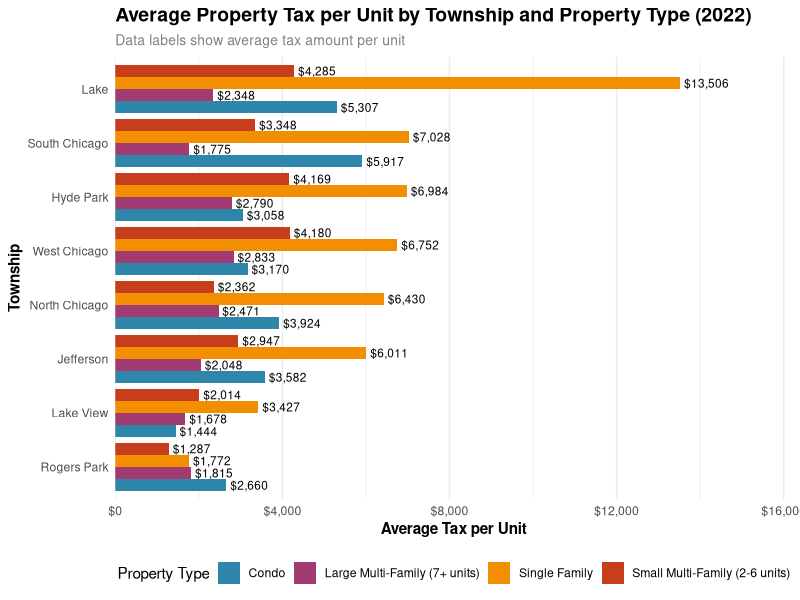
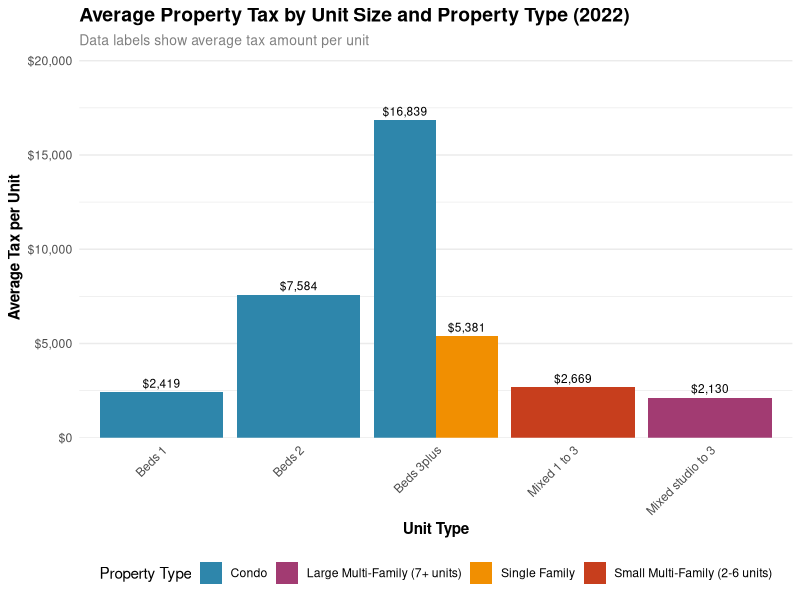
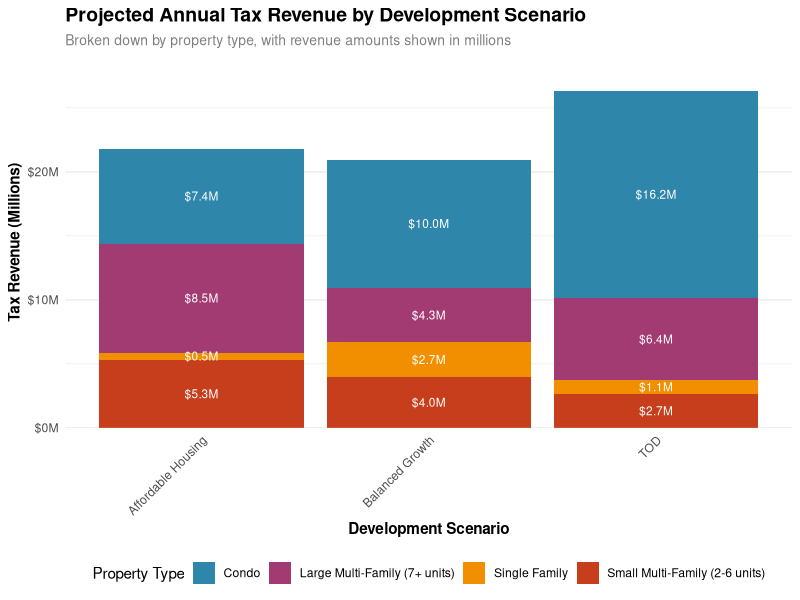

Source code (R) for these figures, in order:
## ---- chunk 1
knitr::opts_chunk$set(echo = TRUE, warning = FALSE, message = FALSE)
library(tidyverse)
library(knitr)
library(scales)
library(ggplot2)

# Helper functions for formatting
format_currency <- function(x) {
  scales::dollar(x, accuracy = 1)
}

format_number <- function(x) {
  scales::comma(x, accuracy = 1)
}

format_percent <- function(x) {
  scales::percent(x/100, accuracy = 0.1)
}

# Modern color palette
modern_palette <- c("#2E86AB", "#A23B72", "#F18F01", "#C73E1D", "#3B1F2B")
## ---- chunk 2
# Load the data
summary_data <- read.csv("property_tax_summary.csv")
bedroom_data <- read.csv("property_tax_by_bedroom.csv")
township_data <- read.csv("property_tax_by_township.csv")

# Filter for most recent year (2022)
current_summary <- summary_data %>%
  filter(year == 2022) %>%
  select(property_type, avg_tax_per_unit, avg_value_per_unit, effective_tax_rate) %>%
  # Handle NA values in effective tax rate
  mutate(effective_tax_rate = ifelse(is.na(effective_tax_rate), 
                                    avg_tax_per_unit / avg_value_per_unit * 100,
                                    effective_tax_rate))

# Create summary table
kable(current_summary %>%
  mutate(
    avg_tax_per_unit = format_currency(avg_tax_per_unit),
    avg_value_per_unit = format_currency(avg_value_per_unit),
    effective_tax_rate = format_percent(effective_tax_rate)
  ),
  col.names = c("Property Type", "Avg Tax/Unit", "Avg Value/Unit", "Effective Tax Rate"),
  caption = "2022 Property Tax Summary by Housing Type")
## ---- chunk 3
# Create township visualization with improved styling
township_plot <- township_data %>%
  filter(year == 2022) %>%
  ggplot(aes(x = reorder(township, avg_tax_per_unit), 
             y = avg_tax_per_unit, 
             fill = property_type)) +
  geom_bar(stat = "identity", 
           position = position_dodge(width = 0.9)) +
  geom_text(aes(label = scales::dollar(avg_tax_per_unit, accuracy = 1)),
            position = position_dodge(width = 0.9),
            hjust = -0.1,
            size = 3) +
  coord_flip() +
  scale_y_continuous(labels = scales::dollar_format(),
                    expand = expansion(mult = c(0, 0.2))) +
  scale_fill_manual(values = modern_palette) +
  labs(
    title = "Average Property Tax per Unit by Township and Property Type (2022)",
    subtitle = "Data labels show average tax amount per unit",
    x = "Township",
    y = "Average Tax per Unit",
    fill = "Property Type"
  ) +
  theme_minimal() +
  theme(
    plot.title = element_text(face = "bold", size = 14),
    plot.subtitle = element_text(size = 10, color = "gray50"),
    axis.title = element_text(face = "bold"),
    legend.position = "bottom",
    legend.box = "horizontal",
    panel.grid.major.y = element_blank()
  )

township_plot
## ---- chunk 4
# Create bedroom analysis visualization with improved styling
bedroom_plot <- bedroom_data %>%
  filter(year == 2022) %>%
  ggplot(aes(x = bedroom_type, 
             y = avg_tax_per_unit, 
             fill = property_type)) +
  geom_bar(stat = "identity", 
           position = position_dodge(width = 0.9)) +
  geom_text(aes(label = scales::dollar(avg_tax_per_unit, accuracy = 1)),
            position = position_dodge(width = 0.9),
            vjust = -0.5,
            size = 3) +
  scale_y_continuous(labels = scales::dollar_format(),
                    expand = expansion(mult = c(0, 0.2))) +
  scale_fill_manual(values = modern_palette) +
  labs(
    title = "Average Property Tax by Unit Size and Property Type (2022)",
    subtitle = "Data labels show average tax amount per unit",
    x = "Unit Type",
    y = "Average Tax per Unit",
    fill = "Property Type"
  ) +
  theme_minimal() +
  theme(
    plot.title = element_text(face = "bold", size = 14),
    plot.subtitle = element_text(size = 10, color = "gray50"),
    axis.title = element_text(face = "bold"),
    axis.text.x = element_text(angle = 45, hjust = 1),
    legend.position = "bottom",
    legend.box = "horizontal",
    panel.grid.major.x = element_blank()
  ) +
  scale_x_discrete(labels = function(x) {
    gsub("_", " ", str_to_title(x))
  })

bedroom_plot
## ---- chunk 5
# Get average tax rates by property and bedroom type for 2022
tax_rates <- bedroom_data %>%
  filter(year == 2022) %>%
  select(property_type, bedroom_type, avg_tax_per_unit)

# Define scenarios
scenarios <- tribble(
  ~scenario_name, ~property_type, ~bedroom_type, ~units,
  # Balanced Growth
  "Balanced Growth", "Condo", "beds_1", 1000,
  "Balanced Growth", "Condo", "beds_2", 1000,
  "Balanced Growth", "Single Family", "beds_3plus", 500,
  "Balanced Growth", "Large Multi-Family (7+ units)", "mixed_studio_to_3", 2000,
  "Balanced Growth", "Small Multi-Family (2-6 units)", "mixed_1_to_3", 1500,
  
  # Transit-Oriented Development
  "TOD", "Condo", "beds_1", 2000,
  "TOD", "Condo", "beds_2", 1500,
  "TOD", "Large Multi-Family (7+ units)", "mixed_studio_to_3", 3000,
  "TOD", "Small Multi-Family (2-6 units)", "mixed_1_to_3", 1000,
  "TOD", "Single Family", "beds_3plus", 200,
  
  # Affordable Housing Focus
  "Affordable Housing", "Condo", "beds_1", 1500,
  "Affordable Housing", "Large Multi-Family (7+ units)", "mixed_studio_to_3", 4000,
  "Affordable Housing", "Small Multi-Family (2-6 units)", "mixed_1_to_3", 2000,
  "Affordable Housing", "Condo", "beds_2", 500,
  "Affordable Housing", "Single Family", "beds_3plus", 100
)

# Calculate revenue for each scenario
scenario_results <- scenarios %>%
  left_join(tax_rates, by = c("property_type", "bedroom_type")) %>%
  mutate(tax_revenue = units * avg_tax_per_unit)

# Summarize results
scenario_summary <- scenario_results %>%
  group_by(scenario_name) %>%
  summarize(
    total_units = sum(units),
    total_revenue = sum(tax_revenue),
    revenue_per_unit = total_revenue / total_units
  )

# Display summary table
kable(scenario_summary %>%
  mutate(
    total_units = format_number(total_units),
    total_revenue = format_currency(total_revenue),
    revenue_per_unit = format_currency(revenue_per_unit)
  ),
  col.names = c("Scenario", "Total Units", "Annual Tax Revenue", "Revenue per Unit"),
  caption = "Projected Annual Tax Revenue by Development Scenario")

# Create improved scenario visualization
scenario_plot <- scenario_results %>%
  group_by(scenario_name, property_type) %>%
  summarize(tax_revenue = sum(tax_revenue)) %>%
  ggplot(aes(x = scenario_name, 
             y = tax_revenue/1e6, 
             fill = property_type)) +
  geom_bar(stat = "identity", position = "stack") +
  geom_text(aes(label = scales::dollar(tax_revenue/1e6, accuracy = 0.1, suffix = "M")),
            position = position_stack(vjust = 0.5),
            color = "white",
            size = 3) +
  scale_y_continuous(labels = scales::dollar_format(suffix = "M"),
                    expand = expansion(mult = c(0, 0.1))) +
  scale_fill_manual(values = modern_palette) +
  labs(
    title = "Projected Annual Tax Revenue by Development Scenario",
    subtitle = "Broken down by property type, with revenue amounts shown in millions",
    x = "Development Scenario",
    y = "Tax Revenue (Millions)",
    fill = "Property Type"
  ) +
  theme_minimal() +
  theme(
    plot.title = element_text(face = "bold", size = 14),
    plot.subtitle = element_text(size = 10, color = "gray50"),
    axis.title = element_text(face = "bold"),
    axis.text.x = element_text(angle = 45, hjust = 1),
    legend.position = "bottom",
    legend.box = "horizontal",
    panel.grid.major.x = element_blank()
  )

scenario_plot
